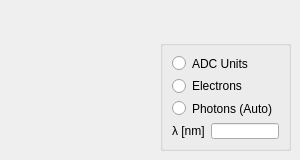
    <widget class="QWidget" name="Temp">
     <attribute name="title">
      <string>Count Mode</string>
     </attribute>
     <widget class="QGroupBox" name="groupBox_2">
      <property name="geometry">
       <rect>
        <x>160</x>
        <y>40</y>
        <width>131</width>
        <height>111</height>
       </rect>
      </property>
      <property name="toolTip">
       <string>&lt;html&gt;&lt;head/&gt;&lt;body&gt;&lt;p&gt;Selects what data is to be recorded.&lt;/p&gt;&lt;p&gt;The camera can calculate the number of primary electrons or incident photons.&lt;br/&gt;These options are available when selecting an &lt;span style=&quot; font-weight:600;&quot;&gt;EM Gain&lt;/span&gt; higher than 20 or the &lt;span style=&quot; font-weight:600;&quot;&gt;Conventional&lt;/span&gt; output amplifier.&lt;/p&gt;&lt;p&gt;When using manual photon counting, the threshold values for detection have to be set by the user.&lt;/p&gt;&lt;p&gt;See documentation for details.&lt;/p&gt;&lt;/body&gt;&lt;/html&gt;</string>
      </property>
      <property name="title">
       <string/>
      </property>
      <layout class="QVBoxLayout" name="verticalLayout_14">
       <item>
        <widget class="QRadioButton" name="rB_countAD">
         <property name="sizePolicy">
          <sizepolicy hsizetype="Minimum" vsizetype="Minimum">
           <horstretch>0</horstretch>
           <verstretch>0</verstretch>
          </sizepolicy>
         </property>
         <property name="text">
          <string>ADC Units</string>
         </property>
        </widget>
       </item>
       <item>
        <widget class="QRadioButton" name="rB_countElectrons">
         <property name="sizePolicy">
          <sizepolicy hsizetype="Minimum" vsizetype="Minimum">
           <horstretch>0</horstretch>
           <verstretch>0</verstretch>
          </sizepolicy>
         </property>
         <property name="toolTip">
          <string>&lt;html&gt;&lt;head/&gt;&lt;body&gt;&lt;p&gt;&lt;br/&gt;&lt;/p&gt;&lt;/body&gt;&lt;/html&gt;</string>
         </property>
         <property name="text">
          <string>Electrons</string>
         </property>
        </widget>
       </item>
       <item>
        <widget class="QRadioButton" name="rB_countPhotons">
         <property name="text">
          <string>Photons (Auto)</string>
         </property>
        </widget>
       </item>
       <item>
        <layout class="QHBoxLayout" name="horizontalLayout_21">
         <item>
          <widget class="QLabel" name="label_21">
           <property name="text">
            <string>λ [nm]</string>
           </property>
          </widget>
         </item>
         <item>
          <widget class="QLineEdit" name="lE_lambda">
           <property name="alignment">
            <set>Qt::AlignRight|Qt::AlignTrailing|Qt::AlignVCenter</set>
           </property>
          </widget>
         </item>
        </layout>
       </item>
      </layout>
     </widget>
    </widget>
